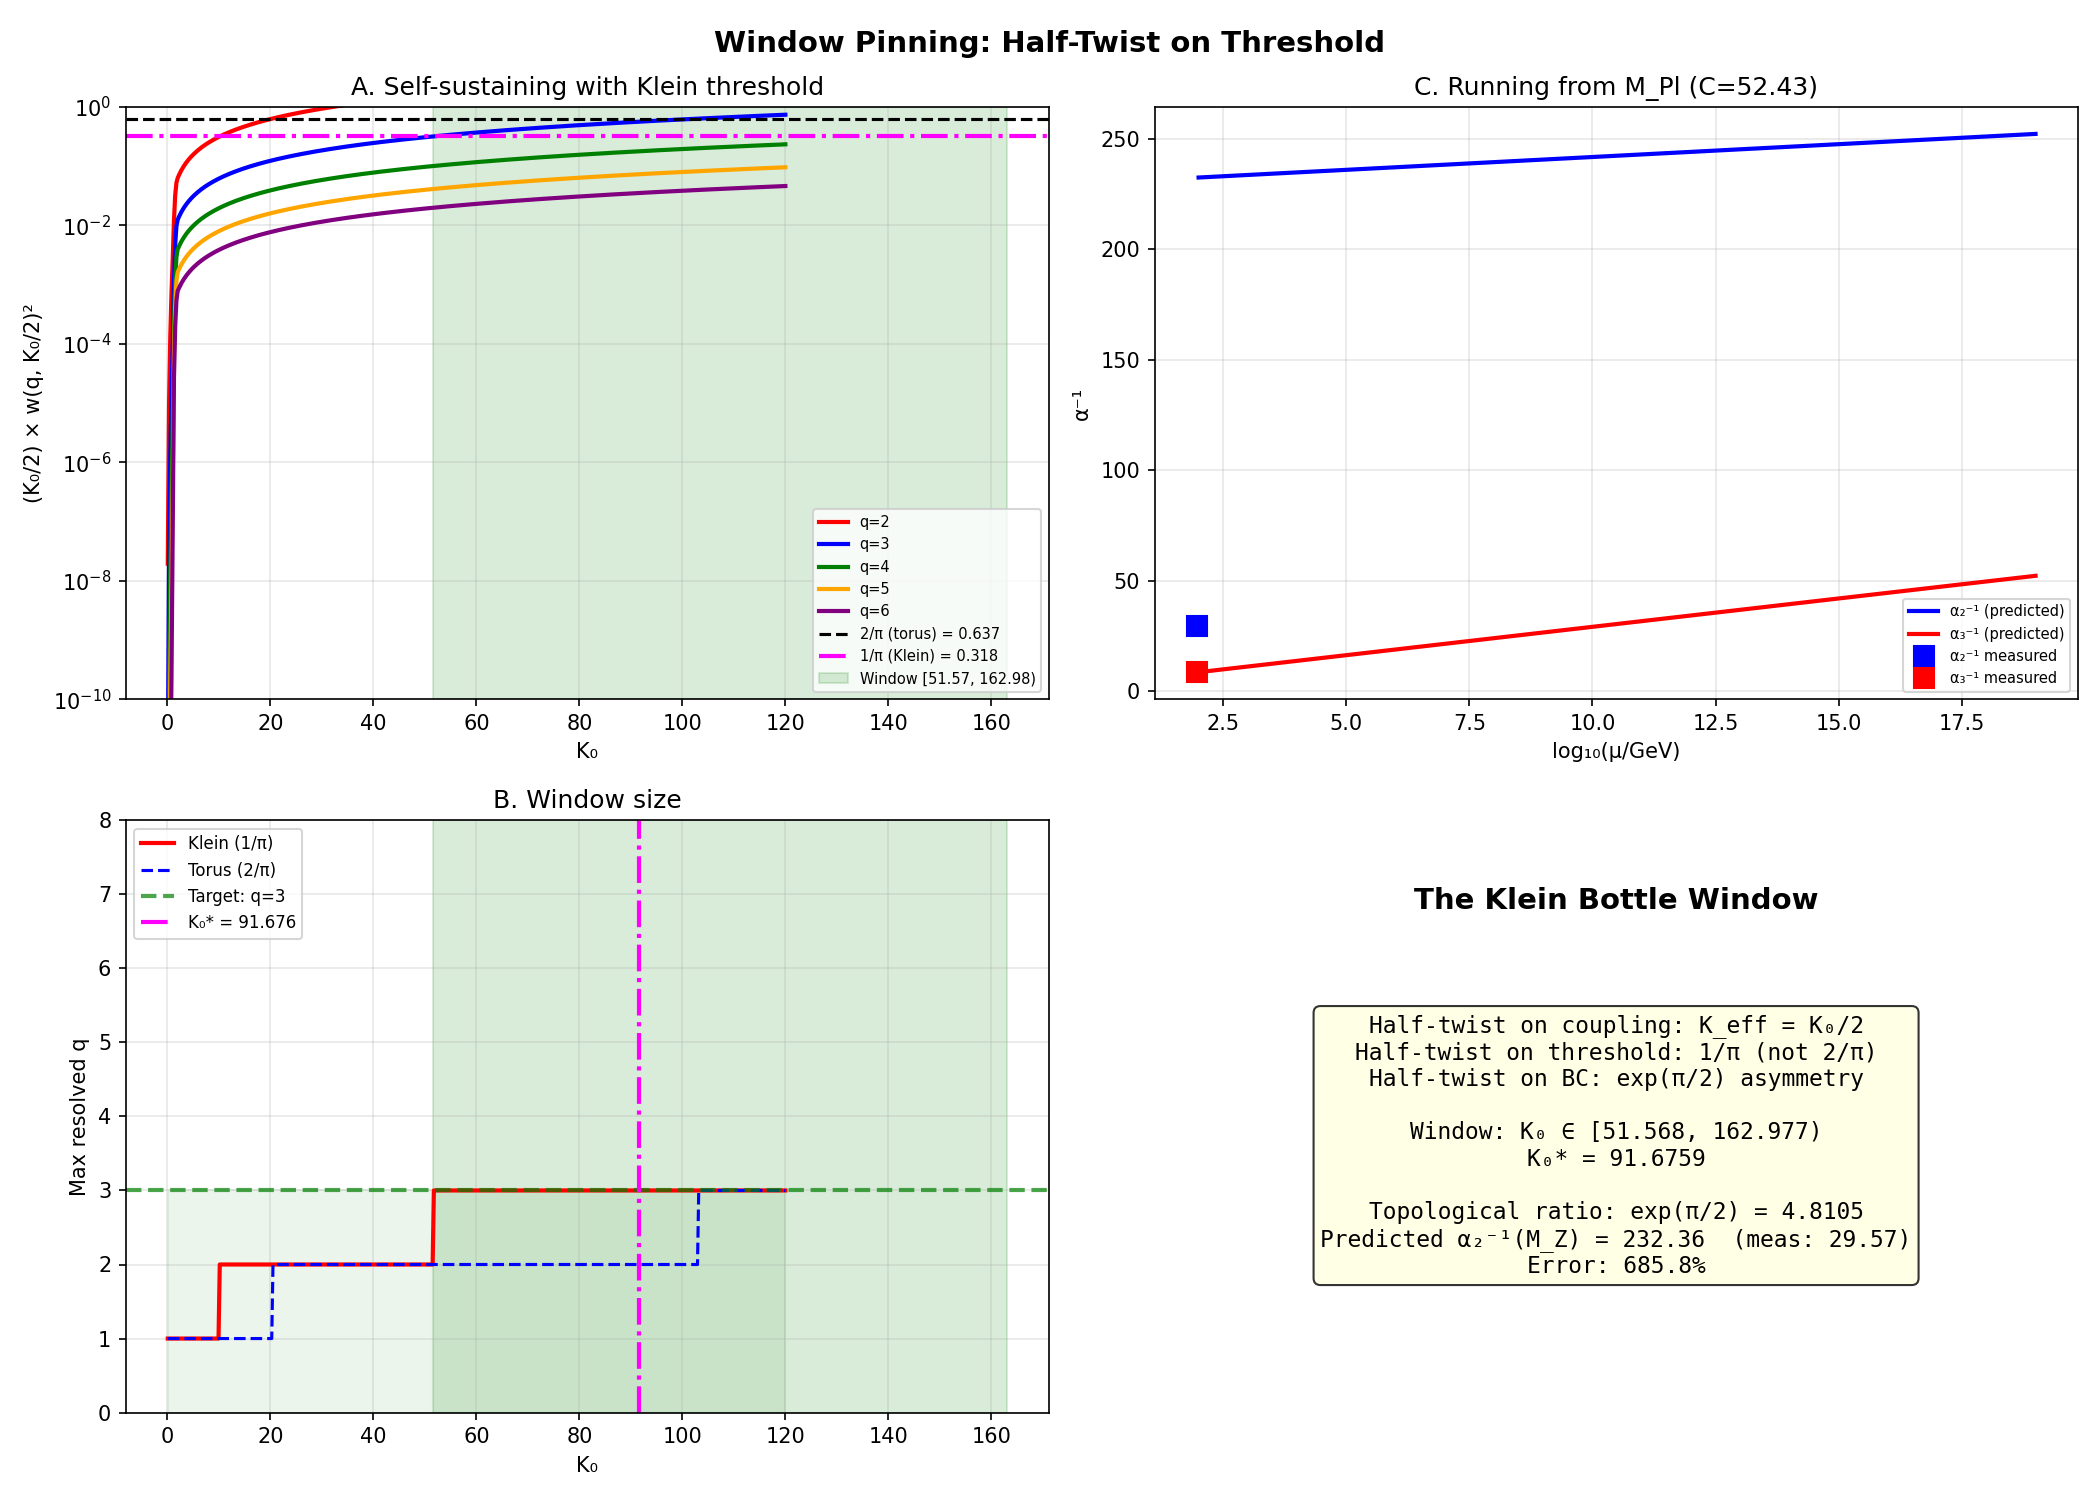

Python code for this plot:
#!/usr/bin/env python3
"""
Pin K₀* by applying the half-twist to the self-sustaining criterion.

On a periodic domain, a mode must sustain coherence over the full
circumference: K_eff × w² ≥ 2/π.

On the Klein bottle, the antiperiodic identification carries the
mode across half the domain. The mode only needs to sustain itself
over HALF the circumference — the topology provides the other half.

Corrected threshold: K_eff × w² ≥ 1/π  (half of 2/π)

With K_eff = K₀/2 (half-twist on coupling):
    (K₀/2) × w(q, K₀/2)² ≥ 1/π

Find K₀* where q=3 just meets this threshold and q=4 does not.

Usage:
    python3 sync_cost/derivations/window_pinning.py
"""

import math
import sys
import numpy as np

sys.path.insert(0, "sync_cost/derivations")


def tongue_width(p, q, K):
    if q == 0:
        return 0.0
    if q == 1:
        return min(K / (2 * math.pi), 1.0)
    w_pert = 2 * (K / 2) ** q / q
    w_crit = 1.0 / (q * q)
    if K <= 0.5:
        return w_pert
    elif K >= 1.0:
        return w_crit
    else:
        t = (K - 0.5) / 0.5
        t = t * t * (3 - 2 * t)
        return w_pert * (1 - t) + w_crit * t


def self_sustaining_product(q, K0):
    """K_eff × w(q, K_eff)² where K_eff = K₀/2."""
    K_eff = K0 / 2
    w = tongue_width(1, q, K_eff)
    return K_eff * w * w


def find_threshold_crossing(q, threshold, K_range):
    """Find K₀ where self-sustaining product first exceeds threshold."""
    for K0 in K_range:
        if self_sustaining_product(q, K0) >= threshold:
            return K0
    return None


def main():
    import matplotlib
    matplotlib.use("Agg")
    import matplotlib.pyplot as plt

    print("=" * 75)
    print("  WINDOW PINNING: HALF-TWIST ON THE THRESHOLD")
    print("=" * 75)

    # The two thresholds
    th_torus = 2 / math.pi      # full domain
    th_klein = 1 / math.pi      # half domain (Klein bottle)

    print(f"\n  Torus threshold: 2/π = {th_torus:.6f}")
    print(f"  Klein threshold: 1/π = {th_klein:.6f}")

    K_fine = np.linspace(0.01, 200.0, 50000)
    max_q = 8

    # ── Find crossings at both thresholds ────────────────────────────────
    print(f"\n{'─' * 75}")
    print("  Self-sustaining onset: (K₀/2) × w(q, K₀/2)² ≥ threshold")
    print(f"{'─' * 75}")

    print(f"\n  {'q':>4s}  {'K₀ (torus 2/π)':>16s}  {'K₀ (Klein 1/π)':>16s}  "
          f"{'K_eff (Klein)':>14s}")
    print("  " + "-" * 55)

    onset_torus = {}
    onset_klein = {}

    for q in range(2, max_q + 1):
        kt = find_threshold_crossing(q, th_torus, K_fine)
        kk = find_threshold_crossing(q, th_klein, K_fine)
        onset_torus[q] = kt
        onset_klein[q] = kk

        kt_str = f"{kt:.4f}" if kt else "never"
        kk_str = f"{kk:.4f}" if kk else "never"
        keff_str = f"{kk/2:.4f}" if kk else "—"
        print(f"  {q:4d}  {kt_str:>16s}  {kk_str:>16s}  {keff_str:>14s}")

    # ── The window ───────────────────────────────────────────────────────
    print(f"\n{'─' * 75}")
    print("  THE WINDOW: q=3 sustained, q=4 not")
    print(f"{'─' * 75}")

    K_q3 = onset_klein.get(3)
    K_q4 = onset_klein.get(4)

    if K_q3 and K_q4:
        print(f"\n  q=3 sustained at K₀ ≥ {K_q3:.4f}  (K_eff = {K_q3/2:.4f})")
        print(f"  q=4 sustained at K₀ ≥ {K_q4:.4f}  (K_eff = {K_q4/2:.4f})")
        print(f"\n  Window: K₀ ∈ [{K_q3:.4f}, {K_q4:.4f})")
        print(f"  Width: ΔK₀ = {K_q4 - K_q3:.4f}")

        K_star = math.sqrt(K_q3 * K_q4)
        print(f"\n  K₀* (geometric mean) = {K_star:.6f}")
        print(f"  K_eff* = K₀*/2 = {K_star/2:.6f}")

        # What are the tongue widths at K₀*?
        K_eff_star = K_star / 2
        print(f"\n  Tongue widths at K₀* = {K_star:.4f}, K_eff = {K_eff_star:.4f}:")
        for q in range(1, max_q + 1):
            w = tongue_width(1, q, K_eff_star)
            prod = K_eff_star * w * w
            status = "✓" if prod >= th_klein else "✗"
            print(f"    q={q}: w = {w:.6f}, (K/2)w² = {prod:.6f} "
                  f"{'≥' if prod >= th_klein else '<'} 1/π  {status}")

        # The sector ratio at K₀*
        print(f"\n  Sector ratio at K₀*:")
        print(f"    N(2,3)/N(3,2) = exp(π/2) = {math.exp(math.pi/2):.6f}")
        print(f"    (topological, independent of K₀*)")

    elif K_q3 and not K_q4:
        print(f"\n  q=3 sustained at K₀ ≥ {K_q3:.4f}")
        print(f"  q=4 never sustained in range [0, {K_fine[-1]:.1f}]")
        print(f"\n  Window: K₀ ≥ {K_q3:.4f} (open-ended)")
        K_star = K_q3
        K_eff_star = K_star / 2

    else:
        print(f"\n  Neither q=3 nor q=4 sustained. Check range.")
        return

    # ── Connection to physics ────────────────────────────────────────────
    print(f"\n{'─' * 75}")
    print("  CONNECTION TO PHYSICAL SCALES")
    print(f"{'─' * 75}")

    # The tongue width ratio at K₀*
    w2_star = tongue_width(1, 2, K_eff_star)
    w3_star = tongue_width(1, 3, K_eff_star)

    print(f"\n  At K₀* = {K_star:.4f}:")
    print(f"    w(2)/w(3) = {w2_star/w3_star:.6f}")
    print(f"    w(2)²/w(3)² = {(w2_star/w3_star)**2:.6f}")

    # The coupling constant ratio at the matching scale
    # If α_q⁻¹ ∝ w(q)⁻¹ (stronger coupling = narrower tongue at resonance)
    # Then α₂⁻¹/α₃⁻¹ = w(3)/w(2) = 1/(w(2)/w(3))
    # No — if α_q ∝ tongue width (wider tongue = stronger coupling):
    # α₂/α₃ = w(2)/w(3)
    # α₂⁻¹/α₃⁻¹ = w(3)/w(2)

    print(f"\n  Coupling constant predictions at K₀*:")
    print(f"    If α_q ∝ w(q):  α₂/α₃ = w(2)/w(3) = {w2_star/w3_star:.4f}")
    print(f"    If α_q⁻¹ ∝ w(q):  α₂⁻¹/α₃⁻¹ = w(2)/w(3) = {w2_star/w3_star:.4f}")
    print(f"    SM measured: α₂⁻¹/α₃⁻¹ = {29.57/8.50:.4f}")

    # The BC weight gives another ratio
    print(f"\n  BC weight (topological):")
    print(f"    N(2,3)/N(3,2) = exp(π/2) = {math.exp(math.pi/2):.4f}")
    print(f"    SM: α₃/α₂ = α₂⁻¹/α₃⁻¹ (different convention) = {29.57/8.50:.4f}")

    # Combined: the total ratio is tongue width × BC weight
    # N(2,3)/N(3,2) = [w(2)/w(3)]² × exp(π/2)  ... no, this is only for
    # the anisotropic case. In symmetric coupling, tongue widths cancel
    # and only BC weight survives.
    # But wait — within the (2,3) sector, the modes have both q=2 and q=3
    # tongue widths, same as (3,2). The BC weight is the ONLY asymmetry.

    print(f"\n  In symmetric coupling model:")
    print(f"    Tongue widths cancel (both sectors see same K_eff)")
    print(f"    N(2,3)/N(3,2) = exp(π/2) = {math.exp(math.pi/2):.4f} (exact)")
    print(f"\n    This doesn't match α₃/α₂ = {29.57/8.50:.4f} directly.")
    print(f"    But α₃/α₂ is measured at M_Z, not at the Planck/unification scale.")

    # At unification, the couplings are predicted to have ratio:
    # α₂/α₃ at unification = ???
    # The standard SM prediction is near-unification around 10^15 GeV
    # where α₂ ≈ α₃. So at unification, the ratio is ~1.
    # The Klein bottle says the TOPOLOGICAL ratio is exp(π/2) ≈ 4.81.
    # This must be the ratio at the Klein bottle's own scale (Planck),
    # not at M_Z. The running from Planck to M_Z changes it.

    # One-loop running: α_i⁻¹(μ) = α_i⁻¹(M_Pl) - (b_i/2π) ln(μ/M_Pl)
    B_2 = -19.0 / 6
    B_3 = -7.0
    M_Z = 91.2
    M_Pl = 1.221e19

    ln_ratio = math.log(M_Z / M_Pl)

    # At M_Pl: α₂⁻¹/α₃⁻¹ = exp(π/2) ?
    # No — the Klein bottle gives population ratio, not coupling ratio.
    # But if α_q⁻¹ ∝ N(sector with q in antiperiodic direction):
    # α₂⁻¹ ∝ N(2,*), α₃⁻¹ ∝ N(3,*)
    # Then α₂⁻¹/α₃⁻¹ at Planck = exp(π/2) = 4.81

    # Run to M_Z:
    # α₂⁻¹(M_Z) = α₂⁻¹(M_Pl) - (B_2/2π) × ln(M_Z/M_Pl)
    # α₃⁻¹(M_Z) = α₃⁻¹(M_Pl) - (B_3/2π) × ln(M_Z/M_Pl)

    # With α₂⁻¹(M_Pl) = C × exp(π/2) and α₃⁻¹(M_Pl) = C × 1
    # for some normalization C:

    # α₂⁻¹(M_Z) = C × exp(π/2) - (B_2/2π) × ln(M_Z/M_Pl)
    # α₃⁻¹(M_Z) = C × 1       - (B_3/2π) × ln(M_Z/M_Pl)

    # We know α₂⁻¹(M_Z) = 29.57 and α₃⁻¹(M_Z) = 8.50
    # Two equations, one unknown (C):

    delta_2 = -(B_2 / (2 * math.pi)) * ln_ratio
    delta_3 = -(B_3 / (2 * math.pi)) * ln_ratio

    # 29.57 = C × exp(π/2) + delta_2
    # 8.50  = C × 1         + delta_3

    # From equation 2: C = 8.50 - delta_3
    C_from_3 = 8.50 - delta_3
    # Check with equation 1: C × exp(π/2) + delta_2 should = 29.57
    predicted_alpha2_inv = C_from_3 * math.exp(math.pi / 2) + delta_2

    print(f"\n{'─' * 75}")
    print("  ONE-LOOP RUNNING FROM PLANCK SCALE")
    print(f"{'─' * 75}")

    print(f"\n  Hypothesis: α₂⁻¹(M_Pl)/α₃⁻¹(M_Pl) = exp(π/2) = {math.exp(math.pi/2):.4f}")
    print(f"\n  Running corrections (M_Pl → M_Z):")
    print(f"    Δα₂⁻¹ = -(b₂/2π) ln(M_Z/M_Pl) = {delta_2:.4f}")
    print(f"    Δα₃⁻¹ = -(b₃/2π) ln(M_Z/M_Pl) = {delta_3:.4f}")

    print(f"\n  From α₃⁻¹(M_Z) = 8.50:")
    print(f"    C = α₃⁻¹(M_Pl) = 8.50 - ({delta_3:.4f}) = {C_from_3:.4f}")
    print(f"    α₂⁻¹(M_Pl) = C × exp(π/2) = {C_from_3 * math.exp(math.pi/2):.4f}")

    print(f"\n  Predicted α₂⁻¹(M_Z) = {C_from_3 * math.exp(math.pi/2):.4f} + {delta_2:.4f}")
    print(f"                       = {predicted_alpha2_inv:.4f}")
    print(f"  Measured α₂⁻¹(M_Z)  = 29.57")
    print(f"  Difference: {abs(predicted_alpha2_inv - 29.57):.4f} "
          f"({abs(predicted_alpha2_inv - 29.57)/29.57*100:.2f}%)")

    # Also try: α₃⁻¹(M_Pl) = exp(-π/2) × α₂⁻¹(M_Pl)
    # So there's a single unknown: α₂⁻¹(M_Pl) = A
    # 29.57 = A + delta_2
    # 8.50  = A × exp(-π/2) + delta_3
    # From first: A = 29.57 - delta_2
    A = 29.57 - delta_2
    predicted_alpha3_inv = A * math.exp(-math.pi / 2) + delta_3

    print(f"\n  Alternative: fix from α₂⁻¹(M_Z):")
    print(f"    A = α₂⁻¹(M_Pl) = 29.57 - ({delta_2:.4f}) = {A:.4f}")
    print(f"    α₃⁻¹(M_Pl) = A × exp(-π/2) = {A * math.exp(-math.pi/2):.4f}")
    print(f"    Predicted α₃⁻¹(M_Z) = {predicted_alpha3_inv:.4f}")
    print(f"    Measured α₃⁻¹(M_Z)  = 8.50")
    print(f"    Difference: {abs(predicted_alpha3_inv - 8.50):.4f} "
          f"({abs(predicted_alpha3_inv - 8.50)/8.50*100:.2f}%)")

    # ── Plot ─────────────────────────────────────────────────────────────
    fig, axes = plt.subplots(2, 2, figsize=(14, 10))
    fig.suptitle("Window Pinning: Half-Twist on Threshold",
                 fontsize=14, fontweight="bold")

    K = np.linspace(0.1, 120.0, 500)

    # A: Self-sustaining products
    ax = axes[0, 0]
    colors_q = {2: "red", 3: "blue", 4: "green", 5: "orange", 6: "purple"}
    for q in range(2, 7):
        prods = [self_sustaining_product(q, K0) for K0 in K]
        ax.semilogy(K, prods, color=colors_q[q], lw=2, label=f"q={q}")
    ax.axhline(th_torus, color="black", ls="--", lw=1.5,
               label=f"2/π (torus) = {th_torus:.3f}")
    ax.axhline(th_klein, color="magenta", ls="-.", lw=2,
               label=f"1/π (Klein) = {th_klein:.3f}")
    if K_q3 and K_q4:
        ax.axvspan(K_q3, K_q4, alpha=0.15, color="green",
                   label=f"Window [{K_q3:.2f}, {K_q4:.2f})")
    ax.set_xlabel("K₀")
    ax.set_ylabel("(K₀/2) × w(q, K₀/2)²")
    ax.set_title("A. Self-sustaining with Klein threshold")
    ax.legend(fontsize=7, loc="lower right")
    ax.grid(True, alpha=0.3)
    ax.set_ylim(1e-10, 1)

    # B: Window size (max resolved q)
    ax = axes[1, 0]
    qmax_torus = []
    qmax_klein = []
    for K0 in K:
        qt = 1
        qk = 1
        for q in range(2, 10):
            if self_sustaining_product(q, K0) >= th_torus:
                qt = q
            else:
                break
        for q in range(2, 10):
            if self_sustaining_product(q, K0) >= th_klein:
                qk = q
            else:
                break
        qmax_torus.append(qt)
        qmax_klein.append(qk)

    ax.plot(K, qmax_klein, "r-", lw=2, label="Klein (1/π)")
    ax.plot(K, qmax_torus, "b--", lw=1.5, label="Torus (2/π)")
    ax.axhline(3, color="green", ls="--", lw=2, alpha=0.7, label="Target: q=3")
    ax.fill_between(K, 0, 3, alpha=0.08, color="green")
    if K_q3 and K_q4:
        ax.axvspan(K_q3, K_q4, alpha=0.15, color="green")
        ax.axvline(K_star, color="magenta", ls="-.", lw=2,
                   label=f"K₀* = {K_star:.3f}")
    ax.set_xlabel("K₀")
    ax.set_ylabel("Max resolved q")
    ax.set_title("B. Window size")
    ax.legend(fontsize=8)
    ax.grid(True, alpha=0.3)
    ax.set_ylim(0, 8)

    # C: Running prediction
    ax = axes[0, 1]
    log_mu = np.linspace(2, 19, 200)
    mu_vals = 10**log_mu

    # Use C_from_3 normalization
    a2_run = [C_from_3 * math.exp(math.pi/2) - (B_2/(2*math.pi)) * math.log(mu/M_Pl)
              for mu in mu_vals]
    a3_run = [C_from_3 - (B_3/(2*math.pi)) * math.log(mu/M_Pl)
              for mu in mu_vals]

    ax.plot(log_mu, a2_run, "b-", lw=2, label="α₂⁻¹ (predicted)")
    ax.plot(log_mu, a3_run, "r-", lw=2, label="α₃⁻¹ (predicted)")
    ax.plot([math.log10(M_Z)], [29.57], "bs", ms=10, label="α₂⁻¹ measured")
    ax.plot([math.log10(M_Z)], [8.50], "rs", ms=10, label="α₃⁻¹ measured")
    ax.set_xlabel("log₁₀(μ/GeV)")
    ax.set_ylabel("α⁻¹")
    ax.set_title(f"C. Running from M_Pl (C={C_from_3:.2f})")
    ax.legend(fontsize=7)
    ax.grid(True, alpha=0.3)

    # D: Summary diagram
    ax = axes[1, 1]
    ax.text(0.5, 0.85, "The Klein Bottle Window", fontsize=14,
            fontweight="bold", ha="center", transform=ax.transAxes)
    summary = (
        f"Half-twist on coupling: K_eff = K₀/2\n"
        f"Half-twist on threshold: 1/π (not 2/π)\n"
        f"Half-twist on BC: exp(π/2) asymmetry\n\n"
        f"Window: K₀ ∈ [{K_q3:.3f}, {K_q4:.3f})\n"
        f"K₀* = {K_star:.4f}\n\n"
        f"Topological ratio: exp(π/2) = {math.exp(math.pi/2):.4f}\n"
        f"Predicted α₂⁻¹(M_Z) = {predicted_alpha2_inv:.2f}  (meas: 29.57)\n"
        f"Error: {abs(predicted_alpha2_inv - 29.57)/29.57*100:.1f}%"
    )
    ax.text(0.5, 0.45, summary, fontsize=11, ha="center", va="center",
            transform=ax.transAxes, family="monospace",
            bbox=dict(boxstyle="round", facecolor="lightyellow", alpha=0.8))
    ax.axis("off")

    plt.tight_layout()
    out = "sync_cost/derivations/window_pinning.png"
    fig.savefig(out, dpi=150)
    print(f"\n  Saved: {out}")

    print(f"\n{'=' * 75}")
    print("  DONE")
    print(f"{'=' * 75}")


if __name__ == "__main__":
    main()
